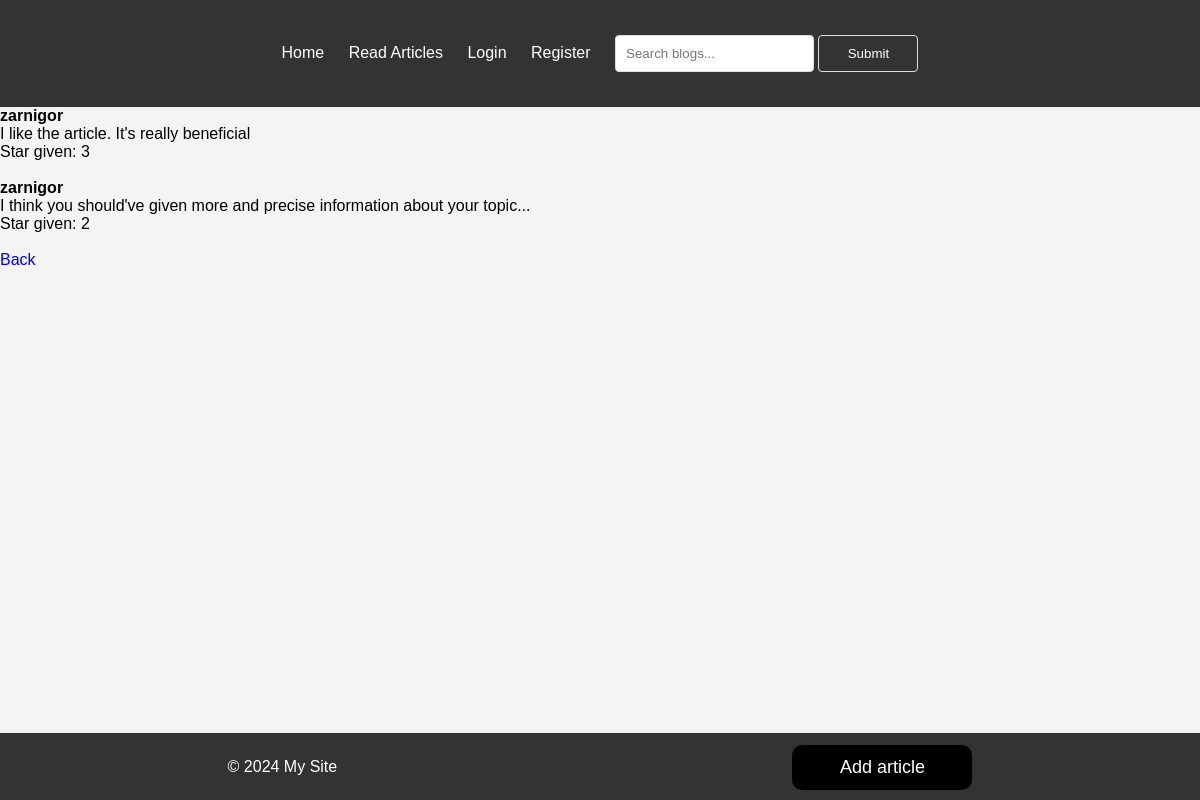
The app's page /blogs/reviews-detail/2/ with its own data.
### blogs/models.py (models this page shows, shortened)
class Reviews(models.Model):
    comment = models.TextField()
    star_given = models.IntegerField(
        default=0,
        validators=[
            MaxValueValidator(5),
            MinValueValidator(0)
        ]
    )
    article = models.ForeignKey(Articles, on_delete=models.CASCADE)
    user = models.ForeignKey(CustomUser, on_delete=models.CASCADE)
    class Meta:
        db_table = 'reviews'

### users/models.py (models this page shows)
class CustomUser(AbstractUser):
    image = models.ImageField(upload_to='users_images/', blank=True, null=True, default='default_images/user_image.png')
    groups = models.ManyToManyField(
        Group,
        related_name='custom_user_set',
        blank=True,
        help_text=(
            'The groups this user belongs to. A user will get all permissions '
            'granted to each of their groups.'
        ),
        related_query_name='custom_user',
    )
    user_permissions = models.ManyToManyField(
        Permission,
        related_name='custom_user_set',
        blank=True,
        help_text='Specific permissions for this user.',
        related_query_name='custom_user',
    )
    class Meta:
        db_table = 'customuser'
    def __str__(self):
        return f'{self.username}'

### blogs/views.py (the view)
# urls.py: path('reviews-detail/<int:pk>/', ReviewsDetailView.as_view(), name='review-detail'),
class ReviewsDetailView(View):
    def get(self, request, pk):
        article = get_object_or_404(Articles, pk=pk)
        reviews = Reviews.objects.filter(article_id=pk)
        context = {
            'article': article,
            'reviews': reviews
        }
        return render(request, 'blogs/reviews_detail.html', context)

### templates/blogs/reviews_detail.html
{% extends 'base.html' %}
{% block content %}
    {% for r in reviews %}
        <h4>{{ r.user }}</h4>
        <p>{{ r.comment }}</p>
        Star given: {{ r.star_given }}<br><br>
    {% endfor %}
        <a href="{% url 'blogs:articles-detail' article.pk %}">Back</a>
{% endblock %}

### templates/base.html (style rules this page uses)
* { margin: 0; padding: 0; box-sizing: border-box; text-decoration: none; list-style: none; }
body { font-family: Arial, sans-serif; background-color: #f4f4f4; margin: 0; padding: 0; }

### records on screen
Reviews: user "zarnigor", comment "I like the article. It's really beneficial", star_given "3"
Reviews: user "zarnigor", comment "I think you should've given more and precise information about your topic...", star_given "2"
